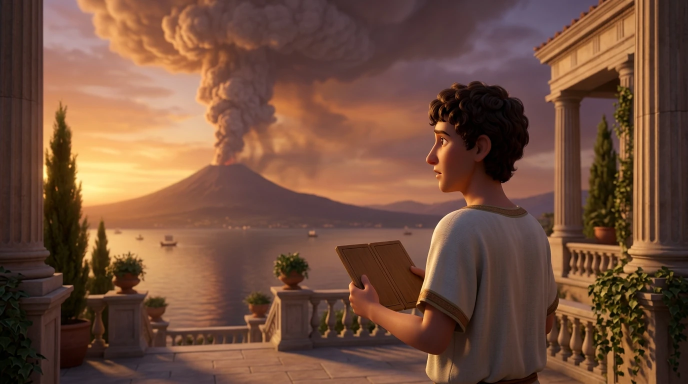
#> input picture ludus_latinus_mobile/assets/images/lecons/lecon_m21-03.webp, 1376 x 768 px, found by its file name (shown at 1/2 size)
$ python presentation_store.py
#> lines starting #> are read from the running program, lines starting #| are printed output that depends on the picture
"""Image de présentation Play Store (1024 x 500) et mise au format des captures.

Usage, depuis ludus_latinus_mobile/ :
    python ../scripts/assets/presentation_store.py
    python ../scripts/assets/presentation_store.py captures <dossier des captures brutes>

L'image part d'une illustration de leçon (Pline face au Vésuve) : son côté gauche,
la baie et le ciel, est assez calme pour porter le titre sous un voile pourpre.
"""

import sys

from PIL import Image, ImageDraw, ImageFont

ILLUSTRATION = "assets/images/lecons/lecon_m21-03.webp"
SORTIE = "store/presentation_1024x500.png"


def presentation():
    fond = Image.open(ILLUSTRATION).convert("RGB")
#> fond is the input picture: PIL image 1376x768 RGB; mean R, G, B 115.3, 79.2, 60.9
    ratio = 1024 / fond.width
#> ratio = 0.744
    fond = fond.resize((1024, round(fond.height * ratio)), Image.LANCZOS)
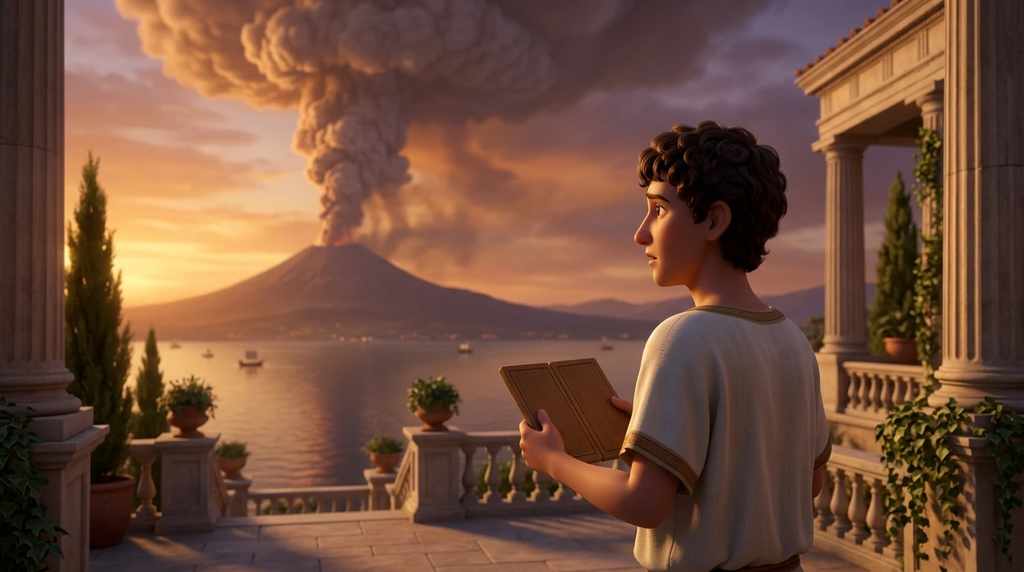
#> fond: PIL image 1024x572 RGB; mean R, G, B 115.3, 79.2, 60.9
    haut = (fond.height - 500) // 2
#> haut = 36
    fond = fond.crop((0, haut, 1024, haut + 500))
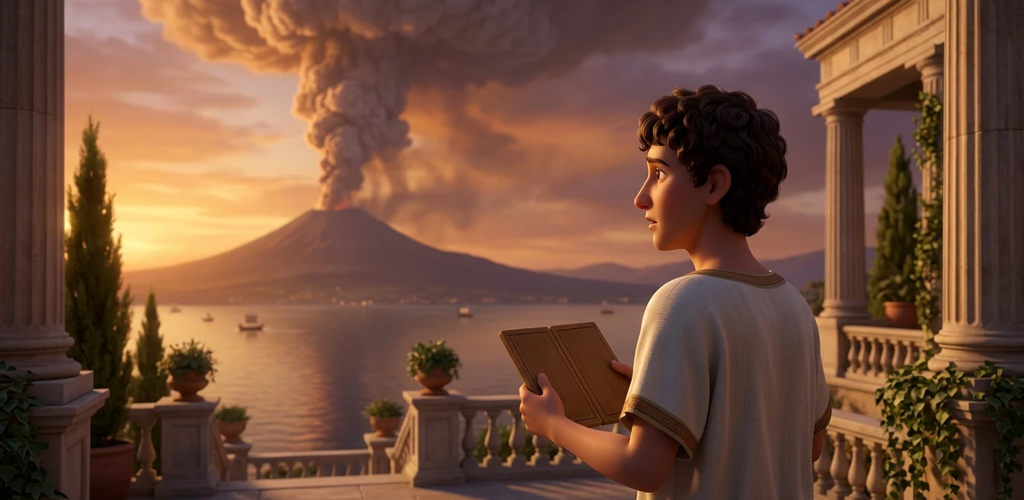
#> fond: PIL image 1024x500 RGB; mean R, G, B 117, 80.3, 60.8

    # Voile pourpre dégradé vers la droite : le titre reste lisible sans masquer l'élève.
    voile = Image.new("RGBA", (1024, 500))
#> voile: PIL image 1024x500 RGBA; every value is 0
    dessin = ImageDraw.Draw(voile)
    for x in range(1024):
        alpha = int(225 * max(0, 1 - x / 600) ** 1.3)
        dessin.line([(x, 0), (x, 500)], fill=(55, 8, 22, alpha))
    image = Image.alpha_composite(fond.convert("RGBA"), voile)
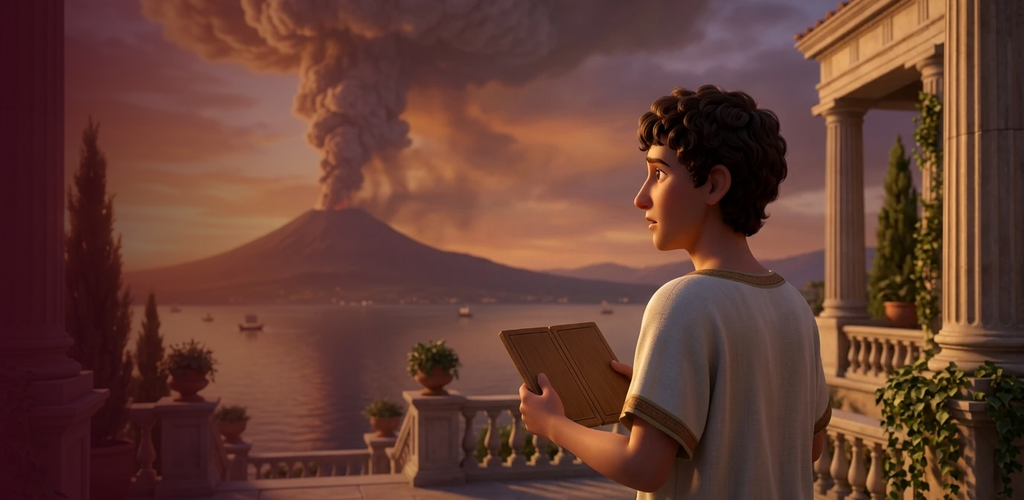
#> image: PIL image 1024x500 RGBA; mean R, G, B, A 100.9, 62.1, 51.3, 255

    dessin = ImageDraw.Draw(image)
    titre = ImageFont.truetype("assets/fonts/Cinzel-VariableFont_wght.ttf", 66)
#> (the run stopped early here; a loop or call above may not have finished)

$ run again, with ludus_latinus_mobile/assets/images/lecons/lecon_m1-04.webp copied over ludus_latinus_mobile/assets/images/lecons/lecon_m21-03.webp
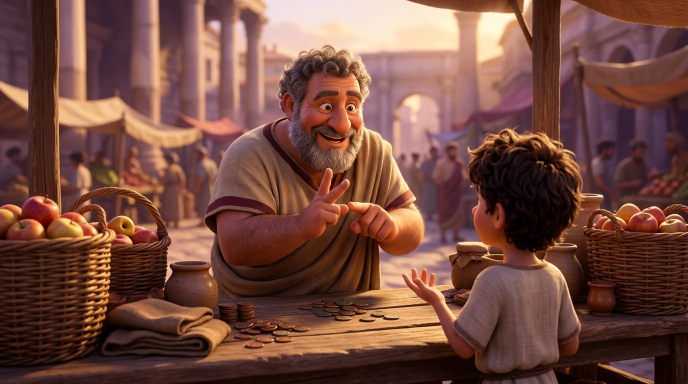
#> input picture ludus_latinus_mobile/assets/images/lecons/lecon_m1-04.webp, 1376 x 768 px, found by its file name (shown at 1/2 size)
#> in presentation, fond is the input picture: PIL image 1376x768 RGB; mean R, G, B 116.2, 74.4, 63.6
#> in presentation, `fond = fond.crop((0, haut, 1024, haut + 500))`:
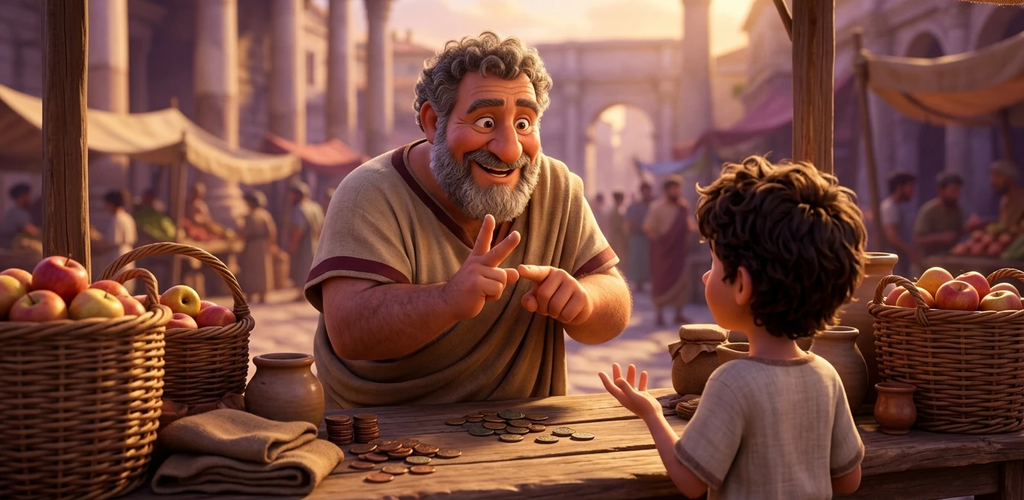
#> fond: PIL image 1024x500 RGB; mean R, G, B 117.9, 74.6, 63.2
#> voile: PIL image 1024x500 RGBA; every value is 0
#> in presentation, `image = Image.alpha_composite(fond.convert("RGBA"), voile)`:
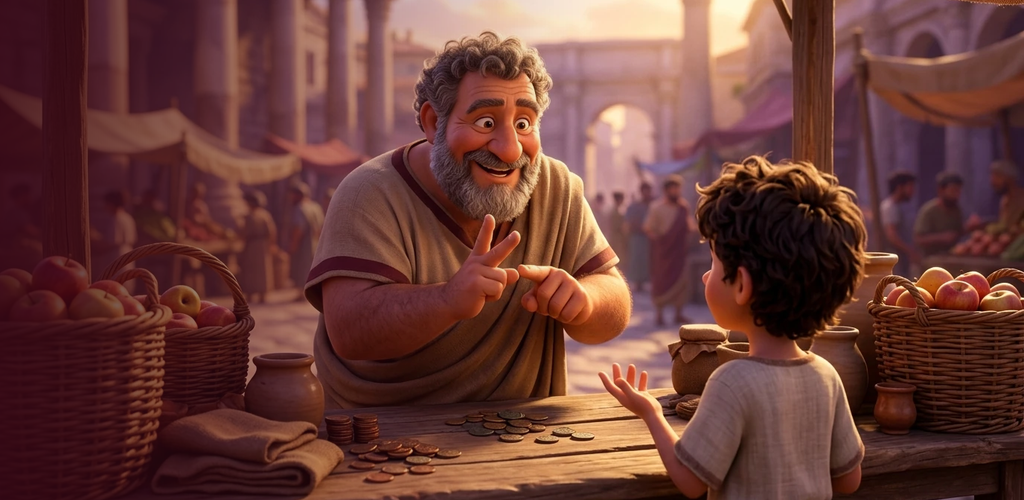
#> image: PIL image 1024x500 RGBA; mean R, G, B, A 105.5, 61.3, 55.7, 255

$ run again, with ludus_latinus_mobile/assets/images/lecons/lecon_m10-01.webp copied over ludus_latinus_mobile/assets/images/lecons/lecon_m21-03.webp
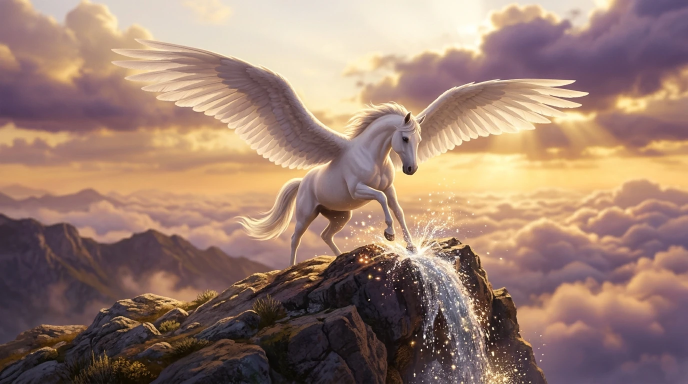
#> input picture ludus_latinus_mobile/assets/images/lecons/lecon_m10-01.webp, 1376 x 768 px, found by its file name (shown at 1/2 size)
#> in presentation, fond is the input picture: PIL image 1376x768 RGB; mean R, G, B 156.2, 127.2, 112.9
#> in presentation, `fond = fond.crop((0, haut, 1024, haut + 500))`:
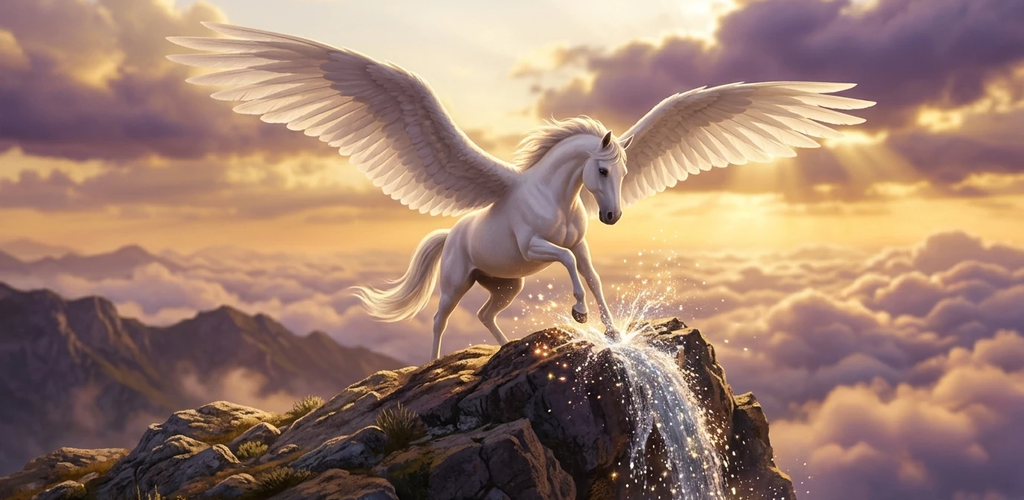
#> fond: PIL image 1024x500 RGB; mean R, G, B 158.4, 127.3, 111.4
#> voile: PIL image 1024x500 RGBA; every value is 0
#> in presentation, `image = Image.alpha_composite(fond.convert("RGBA"), voile)`:
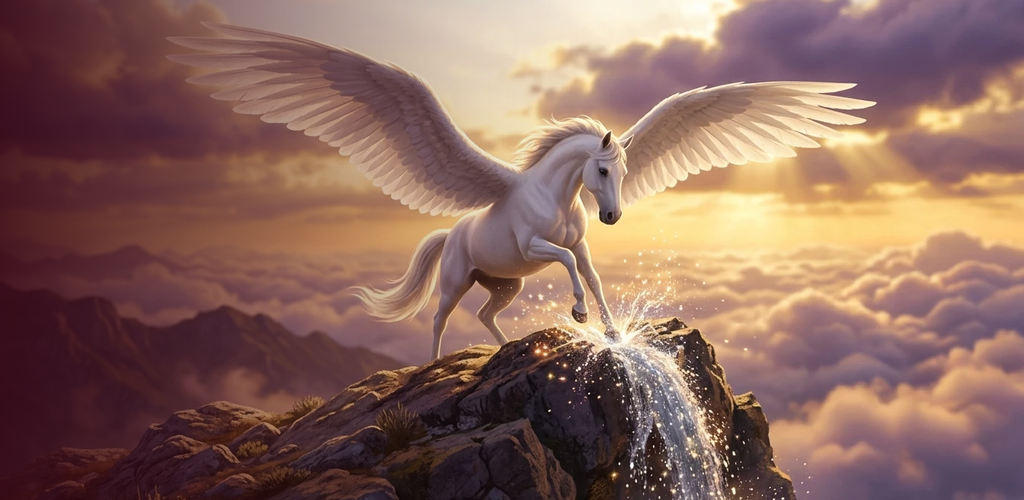
#> image: PIL image 1024x500 RGBA; mean R, G, B, A 138.6, 104.1, 94.1, 255
